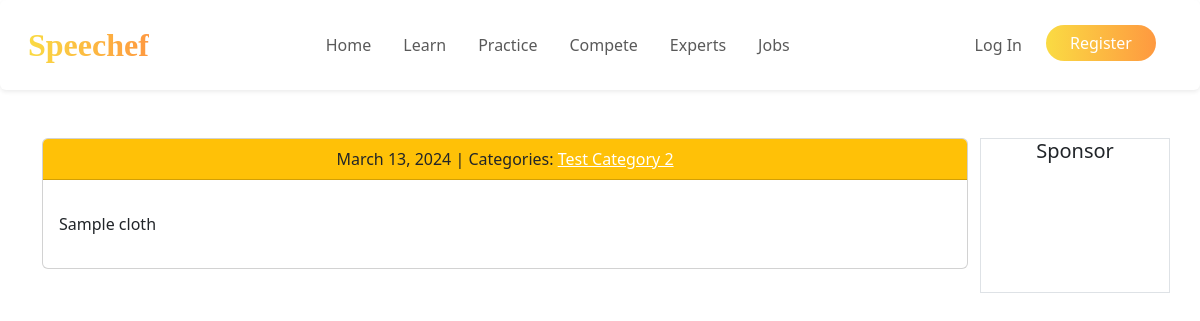
/learn/post/6/, run on an earlier commit of the app's database.
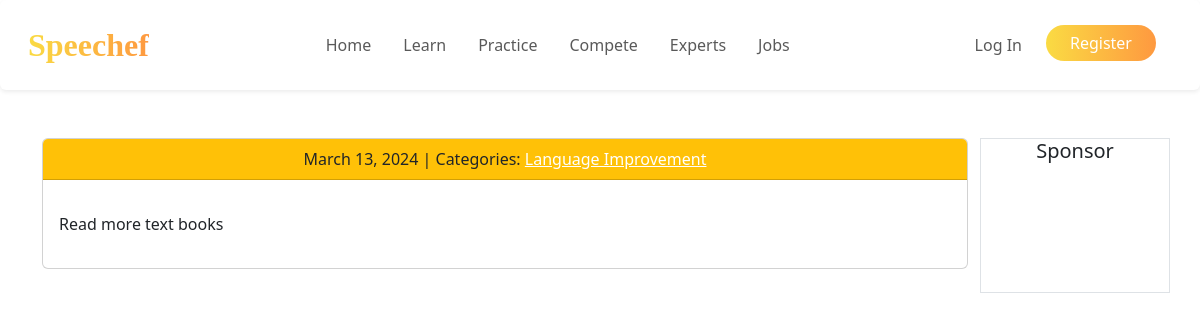
And on a later commit of the database.
### learn/models.py (models this page shows, shortened)
class Category(models.Model):
    name = models.CharField(max_length=30)
    class Meta:
        verbose_name_plural = "Categories"

class Post(models.Model):
    title = models.CharField(max_length=255)
    body = models.TextField()
    created_on = models.DateTimeField(auto_now_add=True)
    last_modified = models.DateTimeField(auto_now=True)
    categories = models.ManyToManyField("Category", related_name="posts")

### learn/views.py (the view)
# urls.py: path("post/<int:pk>/", views.learn_detail, name="learn_detail"),
def learn_detail(request, pk):
    post = Post.objects.get(pk=pk)
    comments = Comment.objects.filter(post=post)
    context = {
        "post": post,
        "comments": comments,
    }
    return render(request, "learn/detail.html", context)

### learn/templates/learn/detail.html (shortened to what this page needs)
{% extends "base.html" %}
      {% block page_content %}
      <div class="container">
        <div class="row justify-content-center">
          <div class="col-md-10">
      <div class="card mb-4">
        <div class="card-header bg-warning text-center">
          {{ post.created_on.date }} | Categories:
          {% for category in post.categories.all %}
            <a href="{% url 'learn_category' category.name %}" class="text-white">{{ category.name }}</a>
          {% endfor %}
        </div>
        <div class="card-body">
          <p class="card-text">{{ post.body | linebreaks }}</p>
        </div>
      </div>
    </div>
    <div class="col-md-2 border text-center" >
        <h5>Sponsor</h5>
    </div>
  </div>
</div>
{% endblock page_content %}

What changed in the data, as far as the page shows it:
no longer on this page (row edited): Category: name "Test Category 2"
changed Post: body "Sample cloth" → "Read more text books"
added Category: name "Language Improvement"
